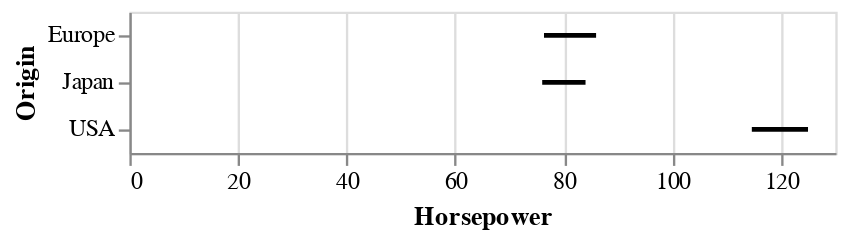

Source (notebook cell):
### Markdown cell above
We can use `mark_errorbar` to show the standard deviation or confidence interval around a single point.

### Code cell
alt.Chart(cars).mark_errorbar(extent='ci', rule=alt.LineConfig(size=2)).encode(
    x='Horsepower',
    y='Origin'
)

### Figure 1 — Vega specification as saved in the notebook (floating-point values rounded to 4 significant figures; data arrays with more than 128 entries replaced by an {"elided": "..."} marker saying what was removed)
{"$schema": "https://vega.github.io/schema/vega/v5.json", "data": [{"name": "_server_source_0", "values": {"elided": "406 records"}}, {"name": "source_0", "source": "_server_source_0", "transform": [{"type": "aggregate", "groupby": ["Origin"], "fields": ["Horsepower", "Horsepower", "Horsepower"], "ops": ["ci0", "ci1", "mean"], "as": ["lower_Horsepower", "upper_Horsepower", "center_Horsepower"]}, {"type": "filter", "expr": "isValid(datum[\"lower_Horsepower\"]) && isFinite(+datum[\"lower_Horsepower\"])"}, {"type": "project", "fields": ["Origin", "center_Horsepower", "lower_Horsepower", "upper_Horsepower"]}]}, {"name": "source_0_y_domain_Origin", "source": "source_0", "transform": [{"type": "aggregate", "groupby": ["Origin"], "fields": [], "ops": [], "as": []}, {"type": "formula", "expr": "datum['Origin']", "as": "sort_field"}, {"type": "project", "fields": ["Origin"]}]}], "signals": [{"name": "y_step", "value": 20}, {"name": "height", "update": "bandspace(domain('y').length, 0, 0) * y_step"}], "marks": [{"type": "rule", "name": "marks", "from": {"data": "source_0"}, "encode": {"update": {"x2": {"field": "upper_Horsepower", "scale": "x"}, "tooltip": {"signal": "{\"Ci1 of Horsepower\": format(datum[\"upper_Horsepower\"], \"\"), \"Ci0 of Horsepower\": format(datum[\"lower_Horsepower\"], \"\"), \"Mean of Horsepower\": format(datum[\"center_Horsepower\"], \"\"), \"Origin\": isValid(datum[\"Origin\"]) ? datum[\"Origin\"] : \"\"+datum[\"Origin\"]}"}, "stroke": {"value": "black"}, "y": {"field": "Origin", "scale": "y", "band": 0.5}, "x": {"field": "lower_Horsepower", "scale": "x"}, "strokeWidth": {"value": 2}}}, "style": ["rule", "errorbar-rule"]}], "scales": [{"name": "x", "type": "linear", "domain": {"data": "source_0", "fields": ["lower_Horsepower", "upper_Horsepower"]}, "range": [0, {"signal": "width"}], "zero": true, "nice": true}, {"name": "y", "type": "band", "domain": {"data": "source_0_y_domain_Origin", "field": "Origin", "sort": true}, "range": {"step": {"signal": "y_step"}}, "paddingInner": 0, "paddingOuter": 0}], "axes": [{"scale": "x", "maxExtent": 0, "ticks": false, "zindex": 0, "orient": "bottom", "minExtent": 0, "grid": true, "labels": false, "gridScale": "y", "tickCount": {"signal": "ceil(width/40)"}, "aria": false, "domain": false}, {"scale": "x", "orient": "bottom", "title": "Horsepower", "zindex": 0, "labelOverlap": true, "labelFlush": true, "tickCount": {"signal": "ceil(width/40)"}, "grid": false}, {"scale": "y", "title": "Origin", "grid": false, "orient": "left", "zindex": 0}], "width": 300, "style": "cell", "padding": 5, "background": "white"}
